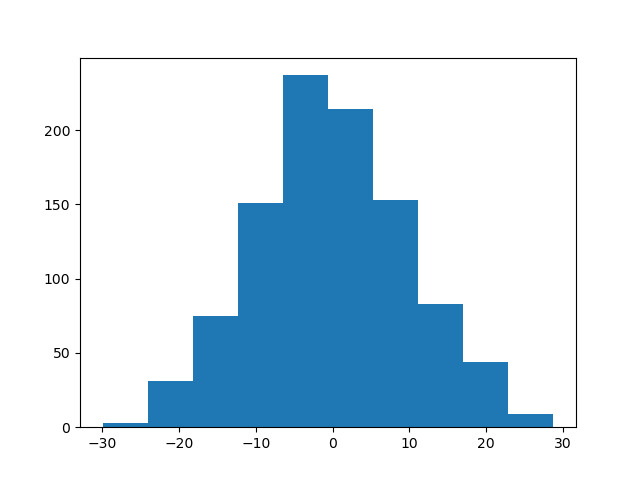

Here is the Python script that generated this plot:
""" p5_24.py """

import matplotlib.pyplot as plt
import numpy as np

x = np.random.normal(0, 10, 1000)

fig, ax = plt.subplots()
ax.hist(x)
plt.savefig("p5_24.png")
# plt.show()
